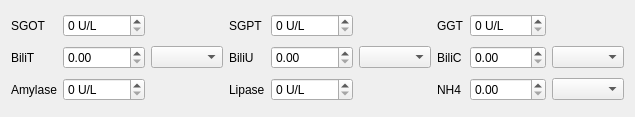
<?xml version="1.0" encoding="UTF-8"?>
<ui version="4.0">
 <class>LabTestsResults</class>
 <widget class="QWidget" name="LabTestsResults">
  <property name="geometry">
   <rect>
    <x>0</x>
    <y>0</y>
    <width>598</width>
    <height>117</height>
   </rect>
  </property>
  <property name="windowTitle">
   <string/>
  </property>
  <layout class="QGridLayout" name="gridLayout">
   <item row="0" column="4">
    <widget class="QDoubleSpinBox" name="tgp">
     <property name="maximumSize">
      <size>
       <width>100</width>
       <height>16777215</height>
      </size>
     </property>
     <property name="suffix">
      <string extracomment="unit per liter"> U/L</string>
     </property>
     <property name="decimals">
      <number>0</number>
     </property>
     <property name="maximum">
      <double>10000.000000000000000</double>
     </property>
    </widget>
   </item>
   <item row="0" column="6">
    <widget class="QLabel" name="ggtLabel">
     <property name="sizePolicy">
      <sizepolicy hsizetype="Fixed" vsizetype="Preferred">
       <horstretch>0</horstretch>
       <verstretch>0</verstretch>
      </sizepolicy>
     </property>
     <property name="text">
      <string>GGT</string>
     </property>
    </widget>
   </item>
   <item row="2" column="4">
    <widget class="QDoubleSpinBox" name="lipase">
     <property name="maximumSize">
      <size>
       <width>100</width>
       <height>16777215</height>
      </size>
     </property>
     <property name="suffix">
      <string> U/L</string>
     </property>
     <property name="decimals">
      <number>0</number>
     </property>
     <property name="maximum">
      <double>1000.000000000000000</double>
     </property>
    </widget>
   </item>
   <item row="1" column="0">
    <widget class="QLabel" name="biliTLabel">
     <property name="sizePolicy">
      <sizepolicy hsizetype="Fixed" vsizetype="Preferred">
       <horstretch>0</horstretch>
       <verstretch>0</verstretch>
      </sizepolicy>
     </property>
     <property name="text">
      <string>BiliT</string>
     </property>
    </widget>
   </item>
   <item row="0" column="7">
    <widget class="QDoubleSpinBox" name="ggt">
     <property name="maximumSize">
      <size>
       <width>100</width>
       <height>16777215</height>
      </size>
     </property>
     <property name="suffix">
      <string extracomment="unit per liter"> U/L</string>
     </property>
     <property name="decimals">
      <number>0</number>
     </property>
     <property name="maximum">
      <double>1000.000000000000000</double>
     </property>
    </widget>
   </item>
   <item row="1" column="1">
    <widget class="QDoubleSpinBox" name="bilirubinTotalDoubleSpinBox">
     <property name="maximumSize">
      <size>
       <width>100</width>
       <height>16777215</height>
      </size>
     </property>
     <property name="maximum">
      <double>1000.000000000000000</double>
     </property>
    </widget>
   </item>
   <item row="0" column="9">
    <spacer name="horizontalSpacer">
     <property name="orientation">
      <enum>Qt::Horizontal</enum>
     </property>
     <property name="sizeHint" stdset="0">
      <size>
       <width>40</width>
       <height>20</height>
      </size>
     </property>
    </spacer>
   </item>
   <item row="1" column="7">
    <widget class="QDoubleSpinBox" name="biliC">
     <property name="maximumSize">
      <size>
       <width>100</width>
       <height>16777215</height>
      </size>
     </property>
     <property name="maximum">
      <double>1000.000000000000000</double>
     </property>
    </widget>
   </item>
   <item row="2" column="7">
    <widget class="QDoubleSpinBox" name="ammoniaDoubleSpinBox">
     <property name="maximumSize">
      <size>
       <width>100</width>
       <height>16777215</height>
      </size>
     </property>
     <property name="maximum">
      <double>1000.000000000000000</double>
     </property>
    </widget>
   </item>
   <item row="1" column="6">
    <widget class="QLabel" name="biliCLabel">
     <property name="sizePolicy">
      <sizepolicy hsizetype="Fixed" vsizetype="Preferred">
       <horstretch>0</horstretch>
       <verstretch>0</verstretch>
      </sizepolicy>
     </property>
     <property name="text">
      <string>BiliC</string>
     </property>
    </widget>
   </item>
   <item row="1" column="3">
    <widget class="QLabel" name="biliULabel">
     <property name="sizePolicy">
      <sizepolicy hsizetype="Fixed" vsizetype="Preferred">
       <horstretch>0</horstretch>
       <verstretch>0</verstretch>
      </sizepolicy>
     </property>
     <property name="text">
      <string>BiliU</string>
     </property>
    </widget>
   </item>
   <item row="0" column="1">
    <widget class="QDoubleSpinBox" name="tgo">
     <property name="maximumSize">
      <size>
       <width>100</width>
       <height>16777215</height>
      </size>
     </property>
     <property name="suffix">
      <string extracomment="unit per liter"> U/L</string>
     </property>
     <property name="decimals">
      <number>0</number>
     </property>
     <property name="maximum">
      <double>10000.000000000000000</double>
     </property>
    </widget>
   </item>
   <item row="2" column="1">
    <widget class="QDoubleSpinBox" name="amylase">
     <property name="maximumSize">
      <size>
       <width>100</width>
       <height>16777215</height>
      </size>
     </property>
     <property name="suffix">
      <string> U/L</string>
     </property>
     <property name="decimals">
      <number>0</number>
     </property>
     <property name="maximum">
      <double>1000.000000000000000</double>
     </property>
    </widget>
   </item>
   <item row="0" column="3">
    <widget class="QLabel" name="tgpLabel">
     <property name="sizePolicy">
      <sizepolicy hsizetype="Fixed" vsizetype="Preferred">
       <horstretch>0</horstretch>
       <verstretch>0</verstretch>
      </sizepolicy>
     </property>
     <property name="text">
      <string>SGPT</string>
     </property>
    </widget>
   </item>
   <item row="2" column="3">
    <widget class="QLabel" name="lipaseLabel">
     <property name="sizePolicy">
      <sizepolicy hsizetype="Fixed" vsizetype="Preferred">
       <horstretch>0</horstretch>
       <verstretch>0</verstretch>
      </sizepolicy>
     </property>
     <property name="text">
      <string>Lipase</string>
     </property>
    </widget>
   </item>
   <item row="0" column="0">
    <widget class="QLabel" name="tgoLabel">
     <property name="sizePolicy">
      <sizepolicy hsizetype="Fixed" vsizetype="Preferred">
       <horstretch>0</horstretch>
       <verstretch>0</verstretch>
      </sizepolicy>
     </property>
     <property name="text">
      <string>SGOT</string>
     </property>
    </widget>
   </item>
   <item row="1" column="4">
    <widget class="QDoubleSpinBox" name="biliU">
     <property name="maximumSize">
      <size>
       <width>100</width>
       <height>16777215</height>
      </size>
     </property>
     <property name="maximum">
      <double>1000.000000000000000</double>
     </property>
    </widget>
   </item>
   <item row="2" column="6">
    <widget class="QLabel" name="ammoniaLabel">
     <property name="sizePolicy">
      <sizepolicy hsizetype="Fixed" vsizetype="Preferred">
       <horstretch>0</horstretch>
       <verstretch>0</verstretch>
      </sizepolicy>
     </property>
     <property name="text">
      <string>NH4</string>
     </property>
    </widget>
   </item>
   <item row="1" column="2">
    <widget class="QComboBox" name="bilirubinTotalComboBox"/>
   </item>
   <item row="2" column="0">
    <widget class="QLabel" name="amylaseLabel">
     <property name="sizePolicy">
      <sizepolicy hsizetype="Fixed" vsizetype="Preferred">
       <horstretch>0</horstretch>
       <verstretch>0</verstretch>
      </sizepolicy>
     </property>
     <property name="text">
      <string>Amylase</string>
     </property>
    </widget>
   </item>
   <item row="1" column="5">
    <widget class="QComboBox" name="bilirubinUnconjugatedComboBox"/>
   </item>
   <item row="1" column="8">
    <widget class="QComboBox" name="bilirubinConjugatedComboBox"/>
   </item>
   <item row="2" column="8">
    <widget class="QComboBox" name="ammoniaComboBox"/>
   </item>
  </layout>
 </widget>
 <resources/>
 <connections/>
</ui>
